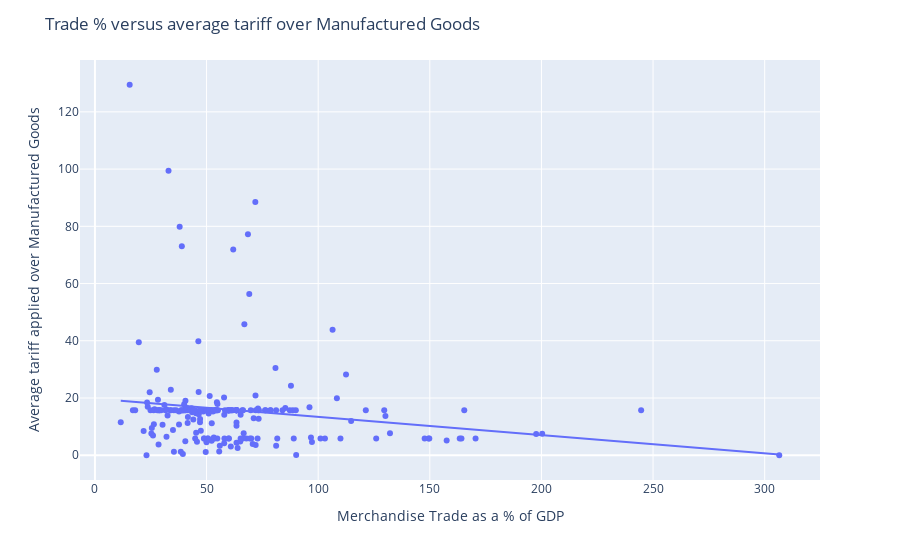

Write notebook code for a chart like this one.
### Code cell
#Checking Trade% versus Average Tariff for manufactured goods
fig = px.scatter(gdp_tariff1, x="merchandise_trade_gdpPct", y="avg_tariff_manuf", trendline = 'ols')
fig.update_layout(
    title='Trade % versus average tariff over Manufactured Goods', 
    xaxis_title="Merchandise Trade as a % of GDP",
    yaxis_title="Average tariff applied over Manufactured Goods",
 )
fig.show()

### Figure 1 — Plotly figure (JSON) as saved in the notebook; plotly's stock layout.template omitted (floating-point values rounded to 4 significant figures; data arrays with more than 128 entries replaced by an {"elided": "..."} marker saying what was removed)
{"data": [{"hovertemplate": "merchandise_trade_gdpPct=%{x}<br>avg_tariff_manuf=%{y}<extra></extra>", "legendgroup": "", "marker": {"color": "#636efa", "symbol": "circle"}, "mode": "markers", "name": "", "orientation": "v", "showlegend": false, "type": "scatter", "x": {"elided": "209 float values"}, "xaxis": "x", "y": {"elided": "209 float values"}, "yaxis": "y"}, {"hovertemplate": "<b>OLS trendline</b><br>avg_tariff_manuf = -0.0637006 * merchandise_trade_gdpPct + 19.7738<br>R<sup>2</sup>=0.024654<br><br>merchandise_trade_gdpPct=%{x}<br>avg_tariff_manuf=%{y} <b>(trend)</b><extra></extra>", "legendgroup": "", "marker": {"color": "#636efa", "symbol": "circle"}, "mode": "lines", "name": "", "showlegend": false, "type": "scatter", "x": {"elided": "209 float values"}, "xaxis": "x", "y": {"elided": "209 float values"}, "yaxis": "y"}], "layout": {"legend": {"tracegroupgap": 0}, "margin": {"t": 60}, "title": {"text": "Trade % versus average tariff over Manufactured Goods"}, "xaxis": {"anchor": "y", "domain": [0, 1], "title": {"text": "Merchandise Trade as a % of GDP"}}, "yaxis": {"anchor": "x", "domain": [0, 1], "title": {"text": "Average tariff applied over Manufactured Goods"}}}}
